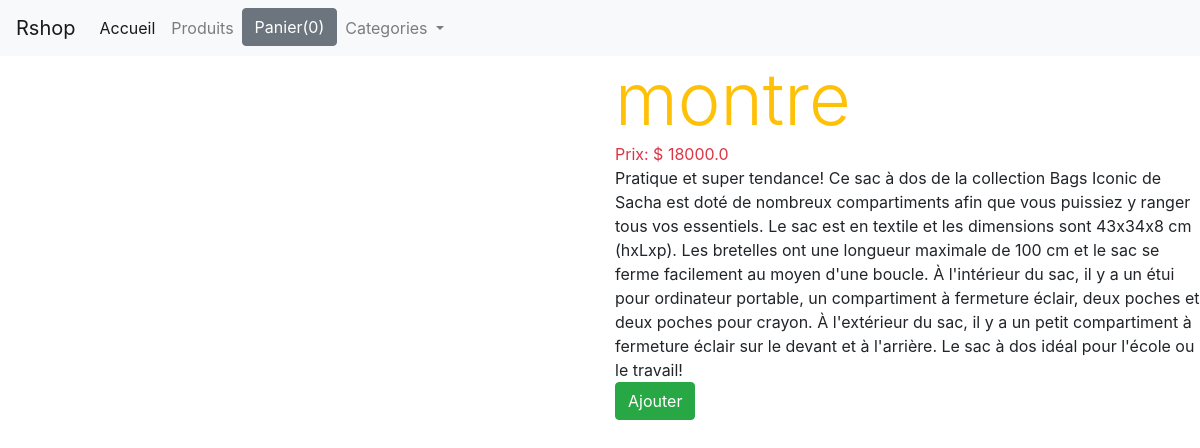
/2, run on the app's committed database.
### shop/models.py (models this page shows, shortened)
class Produit(models.Model):
    title=models.CharField(max_length=200)
    price=models.FloatField()
    description=models.TextField()
    category=models.ForeignKey(Category, related_name="category", on_delete=models.CASCADE)
    image=models.CharField(max_length=5000)
    date_added=models.DateTimeField(auto_now=True)
    class Meta:
        ordering= ['-date_added']

### shop/views.py (the view)
# urls.py: path('<int:myid>',detail, name='detail'),
def detail(request, myid):
    product_object=Produit.objects.get(id=myid)
    return render(request,'shop/detail.html',{'product':product_object})

### shop/templates/shop/detail.html (shortened to what this page needs)
{% extends "shop/base.html"%}
{% block content %}
<div class="row">
  <div class="col-md-6">
      <div>
      </div>
  </div>
  <div class="col-md-6">
    <div class="text-warning display-3">
        {{product.title}}
    </div>
    <div class="text-danger ">
       Prix: $ {{product.price}}
    </div>
    <div >
        {{product.description}}
    </div>
      <a href="#"><button class="btn btn-success" >Ajouter</button></a>
  </div>
</div>
{%endblock%}

### data on the page
Produit: title "montre", price "18000.0", description "Pratique et super tendance! Ce sac à dos de la collection Bags Iconic de Sacha est doté de nombreux compartiments afin que vous puissiez y ranger tous vos essentiels. Le sac est en textile et les dimensions sont 43x34x8 cm (hxLxp). Les bretelles ont une longueur maximale de 100 cm et le sac se ferme facilement au moyen d'une boucle. À l'intérieur du sac, il y a un étui pour ordinateur portable, un compartiment à fermeture éclair, deux poches et deux poches pour crayon. À l'extérieur du sac, il y a un petit compartiment à fermeture éclair sur le devant et à l'arrière. Le sac à dos idéal pour l'école ou le travail!"
